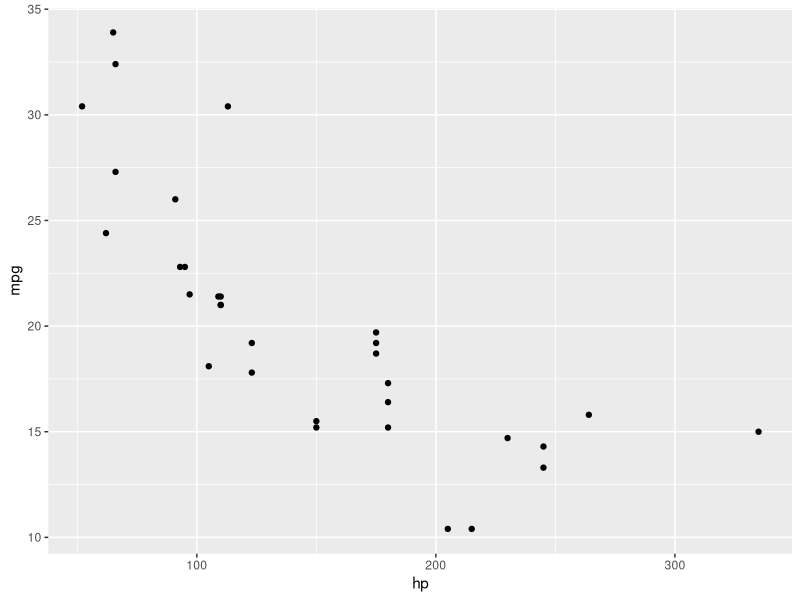
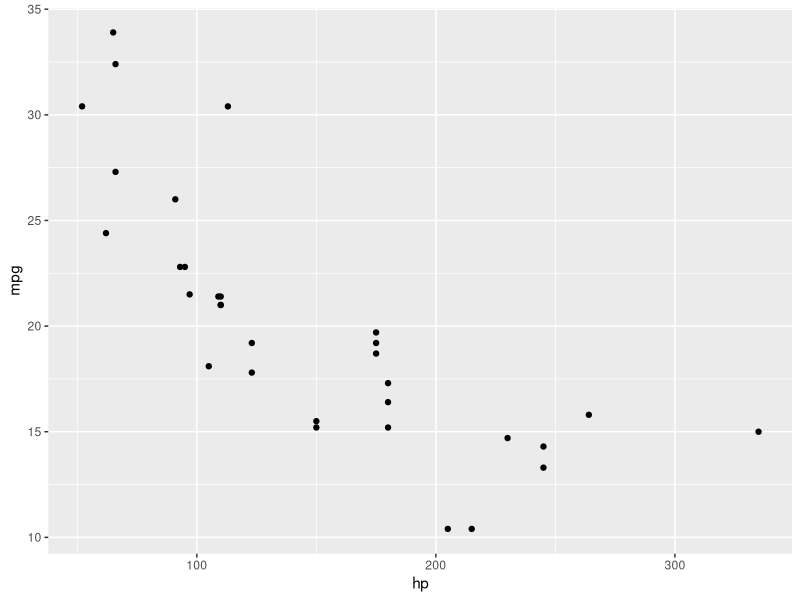
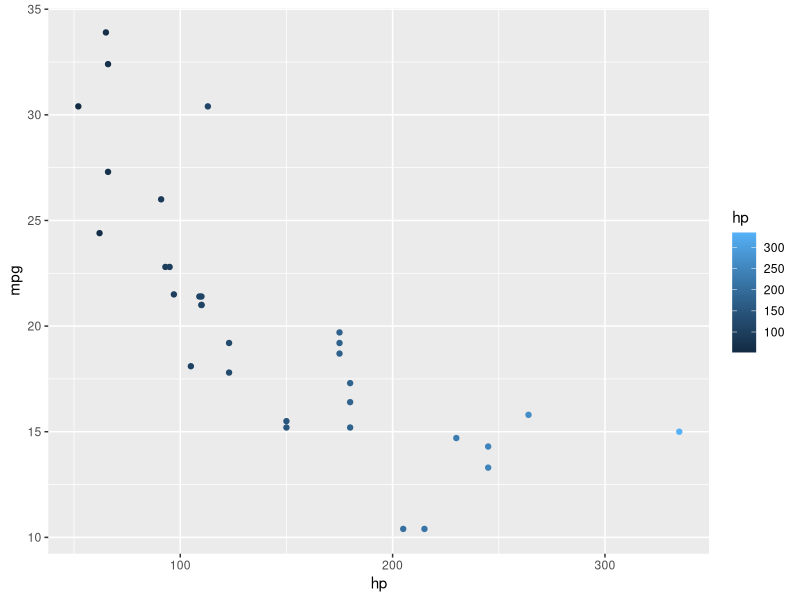
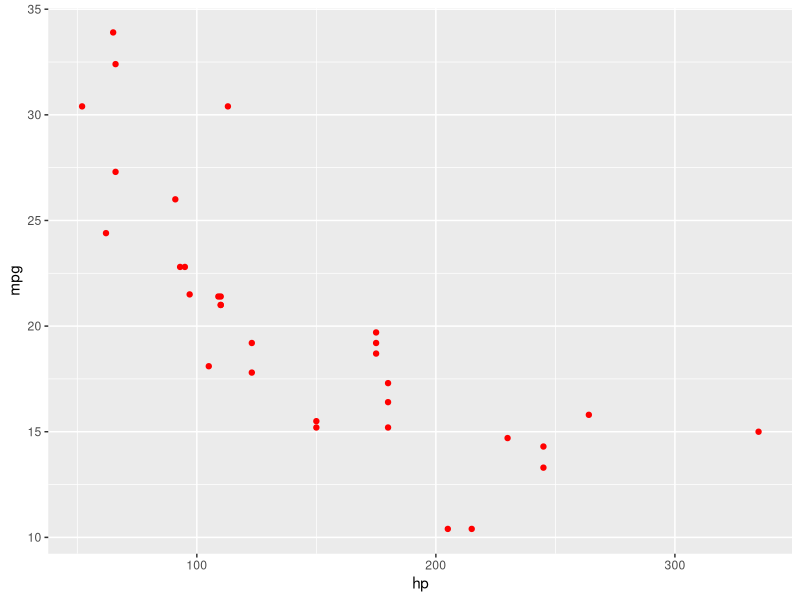
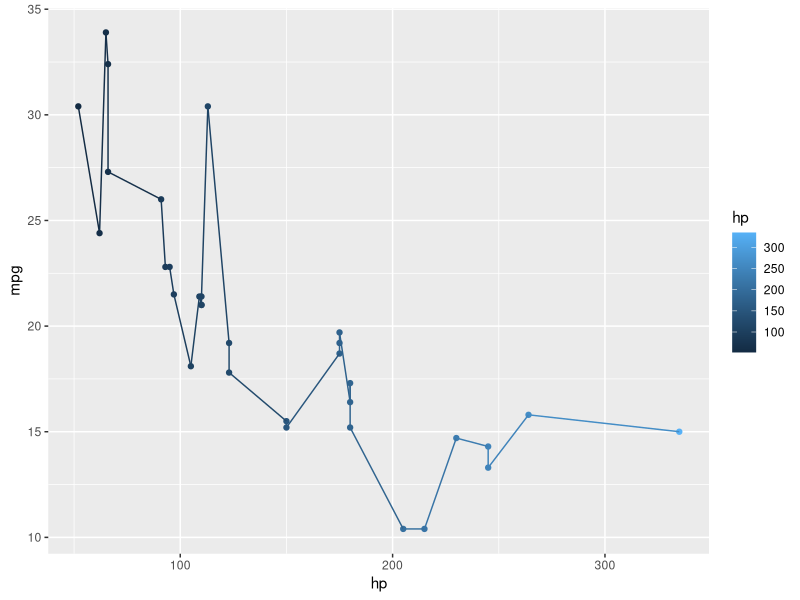
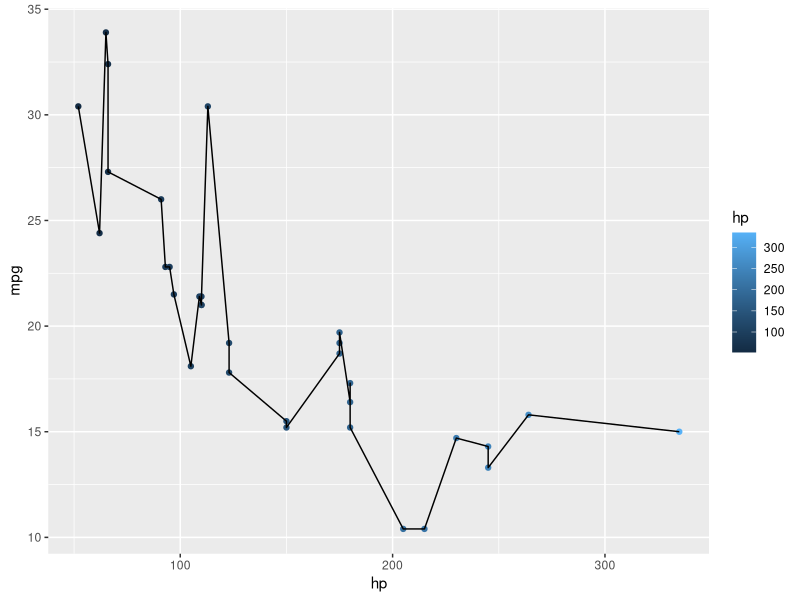
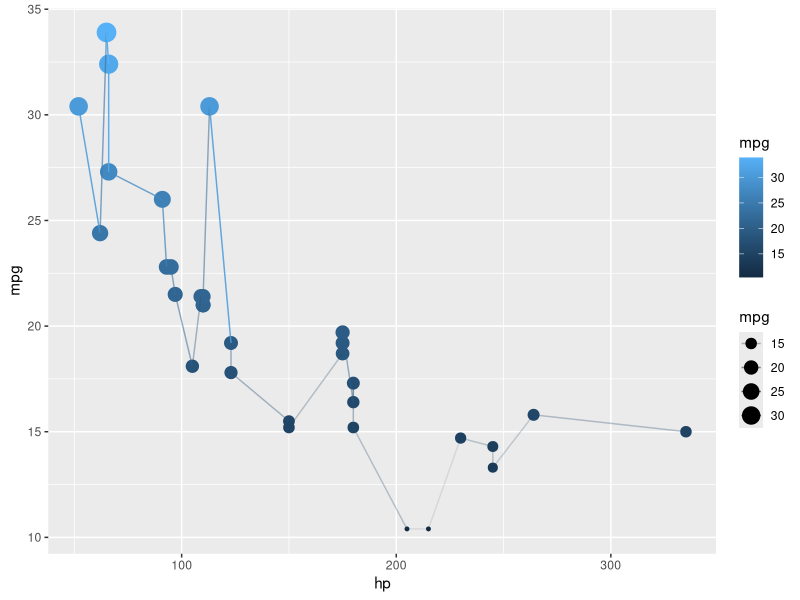
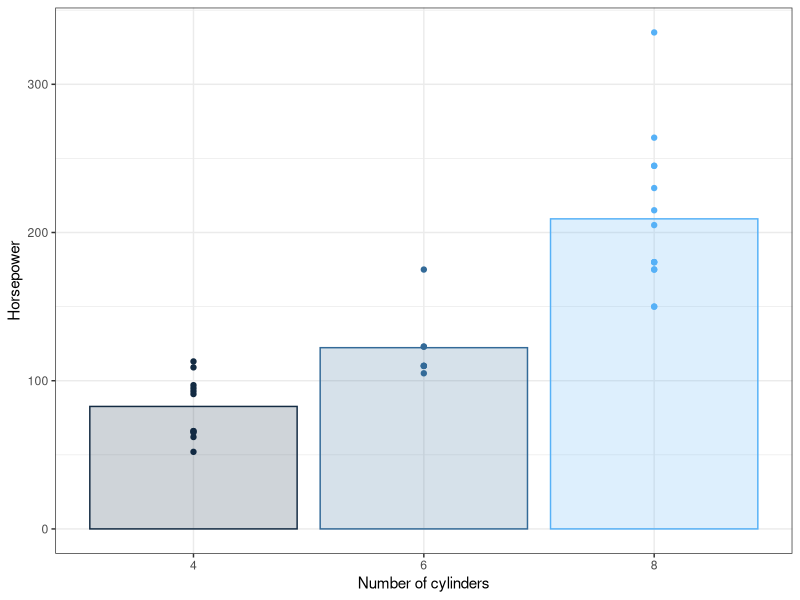

R code for these plots, in order:
## ---- chunk 1
knitr::opts_knit$set(root.dir = '../../../../')
knitr::opts_chunk$set(
  collapse = TRUE,
  comment = "#>",
  fig.height = 3,
  fig.width = 3,
  fig.align = "center"
)
## ---- chunk 2
# install.packages("ggplot2")
library(ggplot2)
## ---- chunk 3
ggplot(mtcars, aes(x = hp, y = mpg)) + geom_point()
## ---- chunk 4
ggplot() + geom_point(data = mtcars, aes(x = hp, y = mpg))
## ---- chunk 5
ggplot(mtcars, aes(x = hp, y = mpg, color = hp)) +
  geom_point()
## ---- chunk 6
ggplot(mtcars, aes(x = hp, y = mpg)) +
  geom_point(color = "red")
## ---- chunk 7
ggplot(mtcars, aes(x = hp, y = mpg, color = hp)) +
  geom_point() +
  geom_line()
## ---- chunk 8
ggplot(mtcars, aes(x = hp, y = mpg)) +
  geom_point(aes(color = hp)) +
  geom_line()
## ---- chunk 9
ggplot(mtcars, aes(x = hp, y = mpg, color = mpg)) +
  geom_point(aes(size = mpg)) +
  geom_line(aes(alpha = mpg))
## ---- chunk 10
library(ggplot2)
library(dplyr)
id <- mtcars
gd <- id %>%
  group_by(cyl) %>% 
  summarise(hp = mean(hp))

ggplot(id, aes(x = factor(cyl), y = hp, color = cyl, fill = cyl)) +
  geom_point() +
  geom_bar(data = gd, stat = "identity", alpha = .2) +
  guides(color = "none", fill = "none") +
  labs(
    x = "Number of cylinders",
    y = "Horsepower"
  ) +
  theme_bw()
